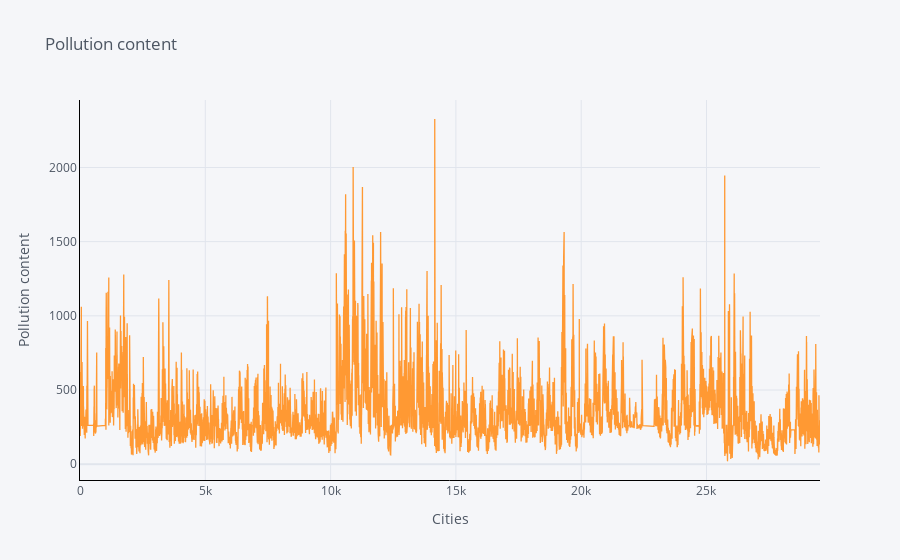

The notebook cell saved with this chart:
### Code cell
def ploting(var):
    df1[var].iplot(title=var,xTitle='Cities',yTitle=var, linecolor='black', )
    plt.show()
ploting('Pollution content')

### Figure 1 — Plotly figure (JSON) as saved in the notebook; plotly's stock layout.template omitted (floating-point values rounded to 4 significant figures; data arrays with more than 128 entries replaced by an {"elided": "..."} marker saying what was removed)
{"data": [{"line": {"color": "rgba(255, 153, 51, 1.0)", "dash": "solid", "shape": "linear", "width": 1.3}, "mode": "lines", "name": "Pollution content", "text": "", "type": "scatter", "x": {"elided": "29531 int values"}, "y": {"elided": "29531 float values"}}], "layout": {"legend": {"bgcolor": "#F5F6F9", "font": {"color": "#4D5663"}}, "paper_bgcolor": "#F5F6F9", "plot_bgcolor": "#F5F6F9", "title": {"font": {"color": "#4D5663"}, "text": "Pollution content"}, "xaxis": {"gridcolor": "#E1E5ED", "linecolor": "black", "showgrid": true, "tickfont": {"color": "#4D5663"}, "title": {"font": {"color": "#4D5663"}, "text": "Cities"}, "zerolinecolor": "#E1E5ED"}, "yaxis": {"gridcolor": "#E1E5ED", "linecolor": "black", "showgrid": true, "tickfont": {"color": "#4D5663"}, "title": {"font": {"color": "#4D5663"}, "text": "Pollution content"}, "zerolinecolor": "#E1E5ED"}}}
